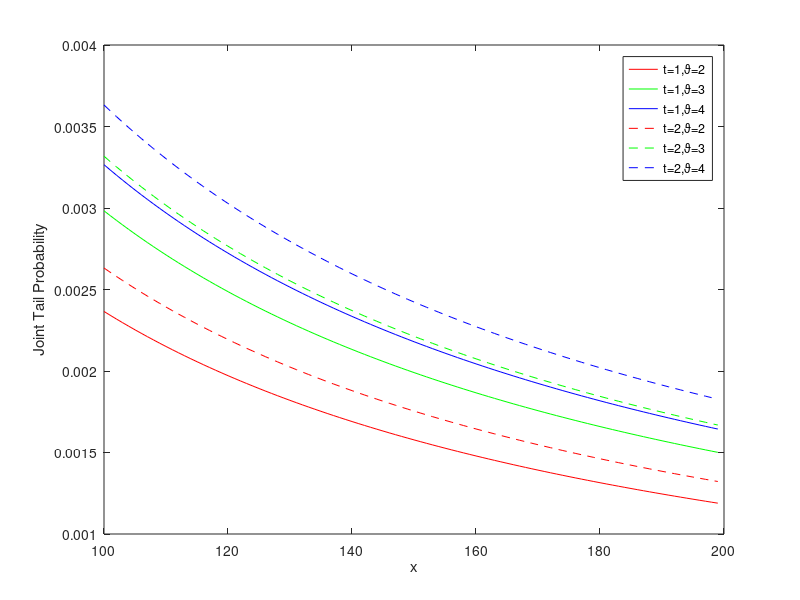

Reproduce this figure in MATLAB.
%Figure 4.3 Gumbel copula when \alpha=1
clear all
clc 

alpha=1;%heavy tails
gamma=1;%paremater for pareto distribution
b=1;%constant; see Theorem 1
lambda=1;%paremater for N(t)
x1=100;x2=200;N9=100;dx=(x2-x1)/N9;XX=[x1:dx:x2]; Tail=zeros(1,N9);%paremater for x
kappa=1;%see Remark 1 for FGM case
delta2=2.2;delta3=1;delta4=1;%paremater for Brownian motion with jumps
mu=1;%paremater for Y
phio1= -delta2*alpha+delta3^2*alpha^2/2-delta4*alpha/(mu+alpha);%\phi(\alpha)
phio2= -delta2*2*alpha+delta3^2*(2*alpha)^2/2-delta4*2*alpha/(mu+2*alpha);%\phi(2\alpha)
phio3= -delta2*alpha*kappa+delta3^2*(kappa*alpha)^2/2-delta4*alpha*kappa/(mu+kappa*alpha);%\phi(\kappa*\alpha)


t=1;%time
vartheta=2;%paremater for Gumbel copula
tau=1+b-(1^(vartheta)+b^(vartheta))^(1/vartheta);%see Remark 1 for Gumbel case
K1=(2*lambda^2/phio1)*((exp(phio2*t)-exp(phio1*t))/(phio2-phio1)-(exp(phio2*t)-1)/phio2);%K_1; see Remark 4(i)
K2=lambda*(exp(phio3*t)-1)/phio3;%K_2; see Remark 4(i)
for i=1:N9
    Tail(i)=b*K1*(gamma/(gamma+XX(i)))^(alpha*2)+tau*K2*(gamma/(gamma+XX(i)))^(alpha*kappa);%See Theorem 1
end
plot(XX(1:end-1),Tail,'r');hold on

vartheta=3;%paremater for Gumbel copula
tau=1+b-(1^(vartheta)+b^(vartheta))^(1/vartheta);%see Remark 1 for Gumbel case
for i=1:N9
    Tail(i)=b*K1*(gamma/(gamma+XX(i)))^(alpha*2)+tau*K2*(gamma/(gamma+XX(i)))^(alpha*kappa);%See Theorem 1
end
plot(XX(1:end-1),Tail,'green');hold on

vartheta=4;%paremater for Gumbel copula
tau=1+b-(1^(vartheta)+b^(vartheta))^(1/vartheta);%see Remark 1 for Gumbel case
for i=1:N9
    Tail(i)=b*K1*(gamma/(gamma+XX(i)))^(alpha*2)+tau*K2*(gamma/(gamma+XX(i)))^(alpha*kappa);%See Theorem 1
end
plot(XX(1:end-1),Tail,'blue');hold on


t=2;%time
vartheta=2;%paremater for Gumbel copula
tau=1+b-(1^(vartheta)+b^(vartheta))^(1/vartheta);%see Remark 1 for Gumbel case
K1=(2*lambda^2/phio1)*((exp(phio2*t)-exp(phio1*t))/(phio2-phio1)-(exp(phio2*t)-1)/phio2);%K_1; see Remark 4(i)
K2=lambda*(exp(phio3*t)-1)/phio3;%K_2; see Remark 4(i)
for i=1:N9
    Tail(i)=b*K1*(gamma/(gamma+XX(i)))^(alpha*2)+tau*K2*(gamma/(gamma+XX(i)))^(alpha*kappa);%See Theorem 1
end
plot(XX(1:end-1),Tail,'r--');hold on

vartheta=3;%paremater for Gumbel copula
tau=1+b-(1^(vartheta)+b^(vartheta))^(1/vartheta);%see Remark 1 for Gumbel case
for i=1:N9
    Tail(i)=b*K1*(gamma/(gamma+XX(i)))^(alpha*2)+tau*K2*(gamma/(gamma+XX(i)))^(alpha*kappa);%See Theorem 1
end
plot(XX(1:end-1),Tail,'green--');hold on

vartheta=4;%paremater for Gumbel copula
tau=1+b-(1^(vartheta)+b^(vartheta))^(1/vartheta);%see Remark 1 for Gumbel case
for i=1:N9
    Tail(i)=b*K1*(gamma/(gamma+XX(i)))^(alpha*2)+tau*K2*(gamma/(gamma+XX(i)))^(alpha*kappa);%See Theorem 1
end
plot(XX(1:end-1),Tail,'blue--');hold on

xlabel('x')
ylabel('Joint Tail Probability')
legend('t=1,\vartheta=2','t=1,\vartheta=3','t=1,\vartheta=4','t=2,\vartheta=2','t=2,\vartheta=3','t=2,\vartheta=4','Location','northeast')

